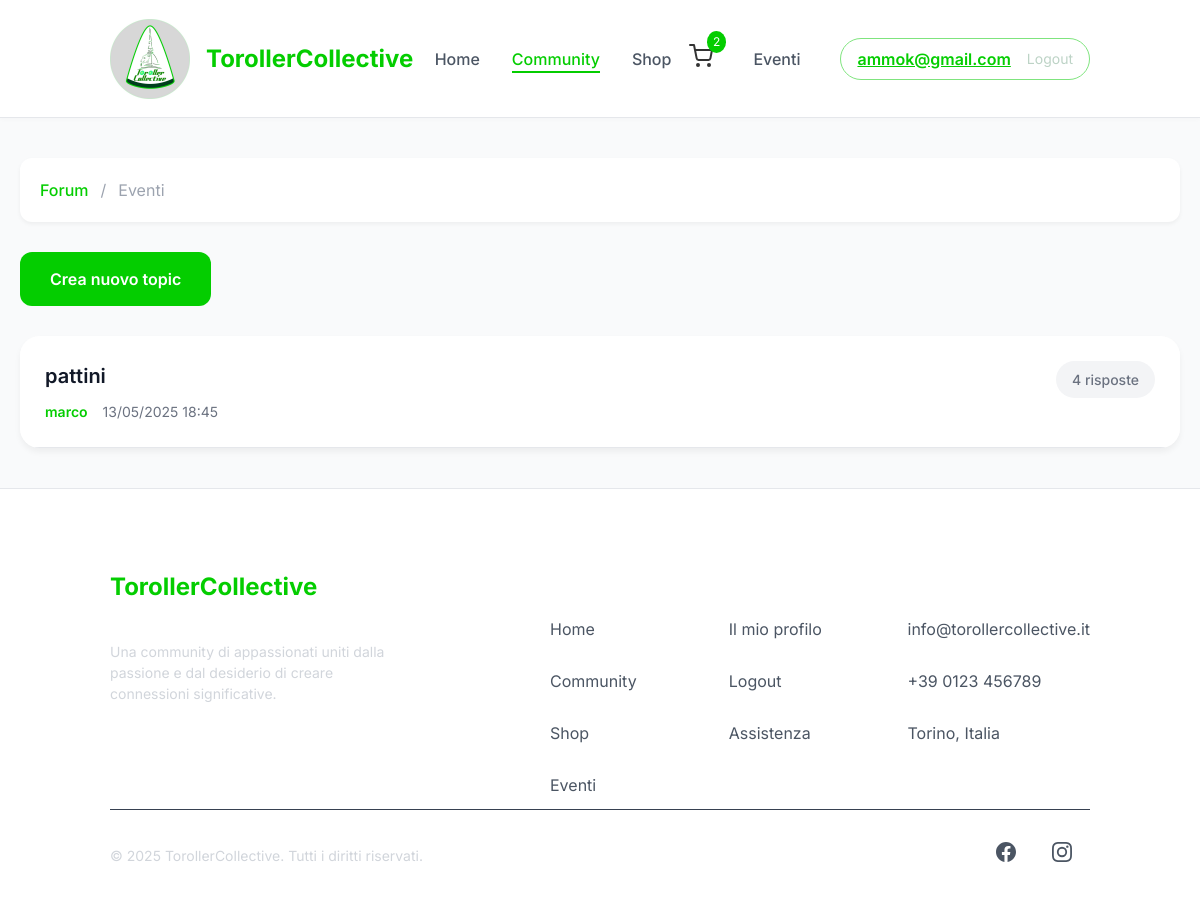
Screenshot of /community.php?category=2 (signed in) with the database file from the repository.
### tables this page shows
CREATE TABLE `utente` (
  `nome` varchar(50) NOT NULL,
  `cognome` varchar(50) NOT NULL,
  `email` varchar(100) NOT NULL,
  `password` varchar(100) NOT NULL,
  `data_nascita` date NOT NULL,
  `amministratore` tinyint(1) NOT NULL DEFAULT 0,
  `google_id` varchar(255) DEFAULT NULL,
  `facebook_id` varchar(255) DEFAULT NULL,
  `apple_id` varchar(255) DEFAULT NULL
);

CREATE TABLE `forum_categories` (
  `id` int(11) NOT NULL,
  `name` varchar(100) NOT NULL,
  `description` text DEFAULT NULL,
  `created_at` timestamp NOT NULL DEFAULT current_timestamp()
);

CREATE TABLE `forum_topics` (
  `id` int(11) NOT NULL,
  `category_id` int(11) DEFAULT NULL,
  `user_email` varchar(255) DEFAULT NULL,
  `title` varchar(255) NOT NULL,
  `content` text DEFAULT NULL,
  `created_at` timestamp NOT NULL DEFAULT current_timestamp()
);

### community.php (the view, shortened to what this page needs)
<?php
$isLoggedIn = isset($_SESSION['email']) && isset($_SESSION['password']);
$userEmail = '';
$cartItems = [];
if ($isLoggedIn) {
    $conn = connetti("toroller");
    $email = mysqli_real_escape_string($conn, $_SESSION['email']);
    $query = "SELECT nome, email FROM utente WHERE email = '$email'";
    $result = mysqli_query($conn, $query);
    if ($result && mysqli_num_rows($result) > 0) {
        $user = mysqli_fetch_assoc($result);
        $userEmail = $user['email'];
    }
    $cartQuery = "SELECT c.id, c.quantita, p.tipologia as name, p.prezzo as price, p.id as product_id
                 FROM carrello c
                 JOIN prodotti p ON c.id_prodotto = p.id
                 WHERE c.email_utente = '$email'";
    $cartResult = mysqli_query($conn, $cartQuery);
    if ($cartResult) {
        while ($row = mysqli_fetch_assoc($cartResult)) {
            $cartItems[] = $row;
        }
    }
    $create_categories = "CREATE TABLE IF NOT EXISTS forum_categories (
        id INT AUTO_INCREMENT PRIMARY KEY,
        name VARCHAR(100) NOT NULL,
        description TEXT,
        created_at TIMESTAMP DEFAULT CURRENT_TIMESTAMP
    )";
    $create_topics = "CREATE TABLE IF NOT EXISTS forum_topics (
        id INT AUTO_INCREMENT PRIMARY KEY,
        category_id INT,
        user_email VARCHAR(255),
        title VARCHAR(255) NOT NULL,
        content TEXT,
        created_at TIMESTAMP DEFAULT CURRENT_TIMESTAMP,
        FOREIGN KEY (category_id) REFERENCES forum_categories(id),
        FOREIGN KEY (user_email) REFERENCES utente(email)
    )";
    $create_replies = "CREATE TABLE IF NOT EXISTS forum_replies (
        id INT AUTO_INCREMENT PRIMARY KEY,
        topic_id INT,
        user_email VARCHAR(255),
        content TEXT,
        created_at TIMESTAMP DEFAULT CURRENT_TIMESTAMP,
        FOREIGN KEY (topic_id) REFERENCES forum_topics(id),
        FOREIGN KEY (user_email) REFERENCES utente(email)
    )";
    mysqli_query($conn, $create_categories);
    mysqli_query($conn, $create_topics);
    mysqli_query($conn, $create_replies);
    $category_id = isset($_GET['category']) ? (int)$_GET['category'] : null;
    $topic_id = isset($_GET['topic']) ? (int)$_GET['topic'] : null;
    $categories = [];
    $result = mysqli_query($conn, "SELECT * FROM forum_categories ORDER BY name");
    while ($row = mysqli_fetch_assoc($result)) {
        $categories[] = $row;
    }
    $topics = [];
    if ($category_id) {
        $query = "SELECT t.*, u.nome as author_name,
                 (SELECT COUNT(*) FROM forum_replies WHERE topic_id = t.id) as reply_count
                 FROM forum_topics t
                 LEFT JOIN utente u ON t.user_email = u.email
                 WHERE t.category_id = $category_id
                 ORDER BY t.created_at DESC";
        $result = mysqli_query($conn, $query);
        while ($row = mysqli_fetch_assoc($result)) {
            $topics[] = $row;
        }
    }
    $current_topic = null;
    $replies = [];
}
?>
<!DOCTYPE html>
<html lang="it">
<head>
    <link href="style/community.css" rel="stylesheet">
</head>
<body>
    <div class="header">
        <div class="logo-container">
            <img src="assets/logo1.jpg" alt="TorollerCollective Logo" width="80" height="80" style="object-fit: contain;">
            <div class="logo-text">TorollerCollective</div>
        </div>
        <div class="nav-menu">
            <div class="nav-links">
                <a class="nav-link" href="index.php">Home</a>
                <a class="nav-link active" href="community.php">Community</a>
                <div class="nav-link-with-icon">
                    <a class="nav-link" href="shop.php">Shop</a>
                    <div class="cart-container">
                        <div class="cart-icon" onclick="toggleCart()">
                            <span class="cart-badge"><?php echo array_sum(array_column($cartItems, 'quantita')); ?></span>
                        </div>
                    </div>
                </div>
                <a class="nav-link " href="eventi.php">Eventi</a>
            </div>
            <div class="auth-buttons">
                <?php if ($isLoggedIn): ?>
                <div class="user-menu">
                    <a href="utente_cambio_pws.php" class="user-email"><?php echo htmlspecialchars($userEmail); ?></a>
                    <a href="?logout=1" class="logout-btn">Logout</a>
                </div>
                <?php else: ?>
                <a href="login.php" class="login-btn">Login</a>
                <a href="registrazione.php" class="get-started-btn">Get started</a>
                <?php endif; ?>
            </div>
        </div>
    </div>
    <div class="forum-container">
        <?php if (!$isLoggedIn): ?>
            <div class="login-prompt">
                <p>Per partecipare alle discussioni devi essere registrato</p>
                <a href="login.php" class="get-started-btn">Accedi</a>
                <span style="margin: 0 10px;">o</span>
                <a href="registrazione.php" class="get-started-btn">Registrati</a>
            </div>
        <?php else: ?>
            <?php if ($topic_id && $current_topic): ?>
                <div class="breadcrumb">
                    <a href="community.php">Forum</a>
                    <span>/</span>
                    <a href="community.php?category=<?php echo $current_topic['category_id']; ?>"><?php echo htmlspecialchars($current_topic['category_name']); ?></a>
                    <span>/</span>
                    <span><?php echo htmlspecialchars($current_topic['title']); ?></span>
                </div>
                <div class="topic-content">
                    <div class="topic-header">
                        <h1 class="topic-title"><?php echo htmlspecialchars($current_topic['title']); ?></h1>
                        <div class="topic-meta">
                            <span class="topic-author"><?php echo htmlspecialchars($current_topic['author_name']); ?></span>
                            <span class="topic-date"><?php echo date('d/m/Y H:i', strtotime($current_topic['created_at'])); ?></span>
                        </div>
                    </div>
                    <div class="topic-body">
                        <?php echo nl2br(htmlspecialchars($current_topic['content'])); ?>
                    </div>
                </div>
                <div class="reply-list">
                    <?php foreach ($replies as $reply): ?>
                        <div class="reply-item">
                            <div class="reply-header">
                                <span class="reply-author"><?php echo htmlspecialchars($reply['author_name']); ?></span>
                                <span class="reply-date"><?php echo date('d/m/Y H:i', strtotime($reply['created_at'])); ?></span>
                            </div>
                            <div class="reply-content">
                                <?php echo nl2br(htmlspecialchars($reply['content'])); ?>
                            </div>
                        </div>
                    <?php endforeach; ?>
                </div>
                <form class="create-reply-form" method="POST">
                    <input type="hidden" name="action" value="create_reply">
                    <input type="hidden" name="topic_id" value="<?php echo $topic_id; ?>">
                    <div class="form-group">
                        <label class="form-label">La tua risposta</label>
                        <textarea class="form-textarea" name="content" required></textarea>
                    </div>
                    <button type="submit" class="form-submit">Rispondi</button>
                </form>
            <?php elseif ($category_id): ?>
                <div class="breadcrumb">
                    <a href="community.php">Forum</a>
                    <span>/</span>
                    <span><?php echo htmlspecialchars($categories[array_search($category_id, array_column($categories, 'id'))]['name']); ?></span>
                </div>
                <a href="#" class="create-topic-btn" onclick="document.getElementById('create-topic-form').style.display='block'">Crea nuovo topic</a>
                <div class="topic-list">
                    <?php foreach ($topics as $topic): ?>
                        <a href="community.php?topic=<?php echo $topic['id']; ?>" class="topic-item">
                            <div class="topic-info">
                                <div class="topic-main">
                                    <h2 class="topic-title"><?php echo htmlspecialchars($topic['title']); ?></h2>
                                    <div class="topic-meta">
                                        <span class="topic-author"><?php echo htmlspecialchars($topic['author_name']); ?></span>
                                        <span><?php echo date('d/m/Y H:i', strtotime($topic['created_at'])); ?></span>
                                    </div>
                                </div>
                                <div class="topic-stats">
                                    <?php echo $topic['reply_count']; ?> risposte
                                </div>
                            </div>
                        </a>
                    <?php endforeach; ?>
                </div>
            <?php endif; ?>
        <?php endif; ?>
    </div>
    <div class="footer">
        <div class="footer-content">
            <div class="footer-logo">
                <div class="footer-logo-text">TorollerCollective</div>
                <p class="footer-description">Una community di appassionati uniti dalla passione e dal desiderio di creare connessioni significative.</p>
            </div>
            <div class="footer-links">
                <div class="footer-column">
                    <div class="footer-column-title">Navigazione</div>
                    <a href="index.php" class="footer-link">Home</a>
                    <a href="community.php" class="footer-link">Community</a>
                    <a href="shop.php" class="footer-link">Shop</a>
                    <a href="/eventi.php" class="footer-link">Eventi</a>
                </div>
                <div class="footer-column">
                    <div class="footer-column-title">Account</div>
                    <?php if (!$isLoggedIn): ?>
                    <a href="login.php" class="footer-link">Accedi</a>
                    <a href="registrazione.php" class="footer-link">Registrati</a>
                    <?php else: ?>
                    <a href="#" class="footer-link">Il mio profilo</a>
                    <a href="?logout=1" class="footer-link">Logout</a>
                    <?php endif; ?>
                    <a href="#" class="footer-link">Assistenza</a>
                </div>
                <div class="footer-column">
                    <div class="footer-column-title">Contatti</div>
                    <a href="mailto:info@torollercollective.it" class="footer-link">info@torollercollective.it</a>
                    <a href="tel:+390123456789" class="footer-link">+39 0123 456789</a>
                    <a href="#" class="footer-link">Torino, Italia</a>
                </div>
            </div>
        </div>
        <div class="footer-bottom">
            <div class="footer-copyright">© <?php echo date("Y"); ?> TorollerCollective. Tutti i diritti riservati.</div>
            <div class="footer-social">
                <a href="https://www.facebook.com/share/195xtDc71D/?mibextid=wwXIfr" class="footer-social-icon" target="_blank">
                </a>
                <a href="https://www.instagram.com/torollercollective?utm_source=ig_web_button_share_sheet&igsh=ZDNlZDc0MzIxNw==" class="footer-social-icon"target="_blank">
                </a>
            </div>
        </div>
    </div>
</body>
</html>

### style/community.css (style rules this page uses)
.forum-container { max-width: 1200px; margin: 40px auto; padding: 0 20px; }
.topic-list { background: #ffffff; border-radius: 20px; overflow: hidden; box-shadow: 0 4px 6px rgba(0, 0, 0, 0.05); }
.topic-item { padding: 25px; border-bottom: 1px solid #E5E7EB; display: block; text-decoration: none; transition: all 0.3s ease; background: #ffffff; }
.topic-info { display: flex; justify-content: space-between; align-items: flex-start; gap: 20px; }
.topic-main { flex: 1; }
.topic-title { color: #111827; font-size: 20px; font-weight: 600; margin-bottom: 10px; text-decoration: none; display: block; }
.topic-meta { color: #6B7280; font-size: 14px; display: flex; align-items: center; gap: 15px; }
.topic-author { color: #04CD00; font-weight: 600; }
.topic-stats { background: #F3F4F6; padding: 8px 16px; border-radius: 30px; color: #6B7280; font-size: 14px; font-weight: 500; }
.create-topic-btn { background: #04CD00; color: #ffffff; padding: 15px 30px; border-radius: 12px; font-weight: 600; text-decoration: none; display: inline-block; margin-bottom: 30px; transition: background-color 0.3s ease, transform 0.2s ease; }
.breadcrumb { display: flex; gap: 12px; margin-bottom: 30px; padding: 20px; background: #ffffff; border-radius: 12px; box-shadow: 0 2px 4px rgba(0, 0, 0, 0.05); }
.breadcrumb a { color: #04CD00; text-decoration: none; font-weight: 500; transition: color 0.3s ease; }
.breadcrumb span { color: #9CA3AF; }

### rows the page displays
utente: email "ammok@gmail.com"
forum_categories: name "Eventi"
forum_topics: title "pattini", user_email.nome "marco", created_at "13/05/2025 18:45", reply_count "4"

### other values shown
array_sum(array_column($cartItems, 'quantita')) "2"
